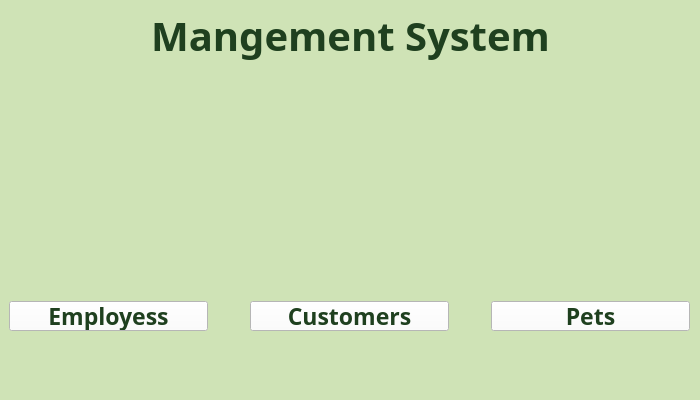
<?xml version="1.0" encoding="UTF-8"?>
<ui version="4.0">
 <class>MainWindow</class>
 <widget class="QMainWindow" name="MainWindow">
  <property name="geometry">
   <rect>
    <x>0</x>
    <y>0</y>
    <width>700</width>
    <height>400</height>
   </rect>
  </property>
  <property name="maximumSize">
   <size>
    <width>700</width>
    <height>400</height>
   </size>
  </property>
  <property name="windowTitle">
   <string>MainWindow</string>
  </property>
  <property name="styleSheet">
   <string notr="true">background-color: rgb(207, 227, 182);</string>
  </property>
  <widget class="QWidget" name="centralwidget">
   <widget class="QWidget" name="verticalLayoutWidget">
    <property name="geometry">
     <rect>
      <x>10</x>
      <y>10</y>
      <width>681</width>
      <height>51</height>
     </rect>
    </property>
    <layout class="QVBoxLayout" name="verticalLayout">
     <item>
      <layout class="QFormLayout" name="formLayout_3"/>
     </item>
     <item>
      <widget class="QLabel" name="label">
       <property name="font">
        <font>
         <family>Kristen ITC</family>
         <pointsize>30</pointsize>
         <weight>75</weight>
         <bold>true</bold>
        </font>
       </property>
       <property name="styleSheet">
        <string notr="true">color: rgb(31, 64, 31);</string>
       </property>
       <property name="text">
        <string>Mangement System</string>
       </property>
       <property name="alignment">
        <set>Qt::AlignCenter</set>
       </property>
      </widget>
     </item>
    </layout>
   </widget>
   <widget class="QWidget" name="horizontalLayoutWidget">
    <property name="geometry">
     <rect>
      <x>9</x>
      <y>89</y>
      <width>681</width>
      <height>271</height>
     </rect>
    </property>
    <layout class="QHBoxLayout" name="horizontalLayout">
     <item>
      <layout class="QVBoxLayout" name="verticalLayout_2">
       <item>
        <layout class="QFormLayout" name="formLayout"/>
       </item>
       <item>
        <widget class="QLabel" name="label_4">
         <property name="maximumSize">
          <size>
           <width>199</width>
           <height>150</height>
          </size>
         </property>
         <property name="text">
          <string/>
         </property>
         <property name="pixmap">
          <pixmap>../../images/ic_employee.png</pixmap>
         </property>
         <property name="scaledContents">
          <bool>true</bool>
         </property>
         <property name="alignment">
          <set>Qt::AlignCenter</set>
         </property>
        </widget>
       </item>
       <item>
        <widget class="QPushButton" name="pushButtonEmployees">
         <property name="maximumSize">
          <size>
           <width>16777215</width>
           <height>30</height>
          </size>
         </property>
         <property name="font">
          <font>
           <family>Cascadia Code Light</family>
           <pointsize>17</pointsize>
           <weight>75</weight>
           <bold>true</bold>
          </font>
         </property>
         <property name="styleSheet">
          <string notr="true">background-color: rgb(255, 255, 255);
color: rgb(31, 64, 31);</string>
         </property>
         <property name="text">
          <string>Employess</string>
         </property>
        </widget>
       </item>
       <item>
        <layout class="QFormLayout" name="formLayout_2"/>
       </item>
      </layout>
     </item>
     <item>
      <widget class="QLabel" name="label_2">
       <property name="maximumSize">
        <size>
         <width>30</width>
         <height>16777215</height>
        </size>
       </property>
       <property name="text">
        <string/>
       </property>
      </widget>
     </item>
     <item>
      <layout class="QVBoxLayout" name="verticalLayout_4">
       <item>
        <layout class="QFormLayout" name="formLayout_8"/>
       </item>
       <item>
        <widget class="QLabel" name="label_5">
         <property name="maximumSize">
          <size>
           <width>199</width>
           <height>150</height>
          </size>
         </property>
         <property name="text">
          <string/>
         </property>
         <property name="pixmap">
          <pixmap>../../images/ic_customer.png</pixmap>
         </property>
         <property name="scaledContents">
          <bool>true</bool>
         </property>
        </widget>
       </item>
       <item>
        <widget class="QPushButton" name="pushButtonCustomers">
         <property name="maximumSize">
          <size>
           <width>16777215</width>
           <height>30</height>
          </size>
         </property>
         <property name="font">
          <font>
           <family>Cascadia Code Light</family>
           <pointsize>17</pointsize>
           <weight>75</weight>
           <bold>true</bold>
          </font>
         </property>
         <property name="styleSheet">
          <string notr="true">color: rgb(31, 64, 31);
background-color: rgb(255, 255, 255);</string>
         </property>
         <property name="text">
          <string>Customers</string>
         </property>
        </widget>
       </item>
       <item>
        <layout class="QFormLayout" name="formLayout_7"/>
       </item>
      </layout>
     </item>
     <item>
      <widget class="QLabel" name="label_3">
       <property name="maximumSize">
        <size>
         <width>30</width>
         <height>16777215</height>
        </size>
       </property>
       <property name="text">
        <string/>
       </property>
      </widget>
     </item>
     <item>
      <layout class="QVBoxLayout" name="verticalLayout_5">
       <item>
        <layout class="QFormLayout" name="formLayout_9"/>
       </item>
       <item>
        <widget class="QLabel" name="label_6">
         <property name="maximumSize">
          <size>
           <width>199</width>
           <height>150</height>
          </size>
         </property>
         <property name="font">
          <font>
           <family>Noto Sans SC</family>
          </font>
         </property>
         <property name="text">
          <string/>
         </property>
         <property name="textFormat">
          <enum>Qt::AutoText</enum>
         </property>
         <property name="pixmap">
          <pixmap>../../images/ic_pets.png</pixmap>
         </property>
         <property name="scaledContents">
          <bool>true</bool>
         </property>
        </widget>
       </item>
       <item>
        <widget class="QPushButton" name="pushButtonPets">
         <property name="maximumSize">
          <size>
           <width>16777215</width>
           <height>30</height>
          </size>
         </property>
         <property name="font">
          <font>
           <family>Cascadia Code Light</family>
           <pointsize>17</pointsize>
           <weight>75</weight>
           <bold>true</bold>
          </font>
         </property>
         <property name="styleSheet">
          <string notr="true">color: rgb(31, 64, 31);
background-color: rgb(255, 255, 255);</string>
         </property>
         <property name="text">
          <string>Pets</string>
         </property>
        </widget>
       </item>
       <item>
        <layout class="QFormLayout" name="formLayout_10"/>
       </item>
      </layout>
     </item>
    </layout>
   </widget>
  </widget>
  <widget class="QMenuBar" name="menubar">
   <property name="geometry">
    <rect>
     <x>0</x>
     <y>0</y>
     <width>700</width>
     <height>18</height>
    </rect>
   </property>
  </widget>
  <widget class="QStatusBar" name="statusbar"/>
 </widget>
 <resources/>
 <connections/>
</ui>
